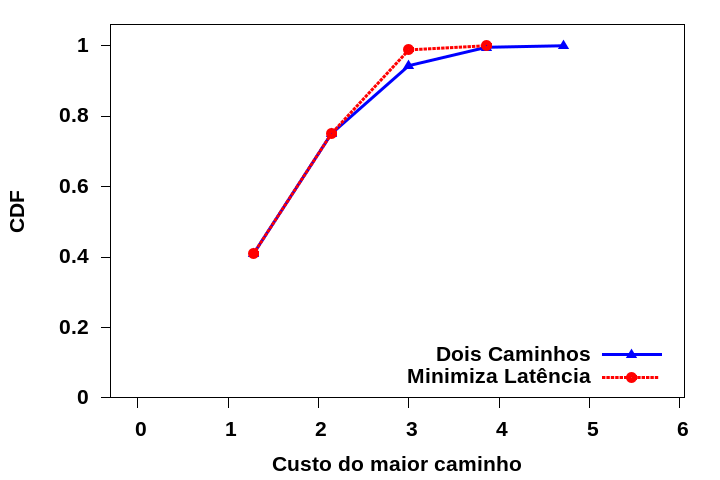

Source code (gnuplot):
reset
n=7 #number of intervals
max=6 #max value
min=0. #min value
width=(max-min)/n #interval width
total = 5676
#function used to map a value to the intervals
hist(x,width)=width*floor(x/width)+width/2.0
set term png #output terminal and file
set output "Saltos1.png"
set xrange [min:max]
set yrange [0:1.01]
#to put an empty boundary around the
#data inside an autoscaled graph.
set offset graph 0.05,0.05,0.05,0.0
set xtics min,(max-min)/5,max
set boxwidth width*0.9
set style fill solid 0.5 #fillstyle
set tics out nomirror
set xlabel "Custo do maior caminho"
set ylabel "CDF"
set key right bottom 
set xtics 1
set style line 2 lt "dashed" lc "red" lw 5 pt 6.0 
set style line 3 lt 3 lw 3 pt 8.0
set style line 1 lt 2 lw 3 pt 0.2

set tics font "Arial-Bold,16"
set terminal pngcairo size 720, 480 font "Arial-Bold,16"

#count and plot
plot "hops.txt" u (hist($1,width)):(1.0/total) smooth cumulative title "Dois Caminhos" with linespoints ls 3, \
 "hopsM.txt" u (hist($1,width)):(1.0/total) smooth cumulative title "Minimiza Latência" with linespoints ls 2;
	
